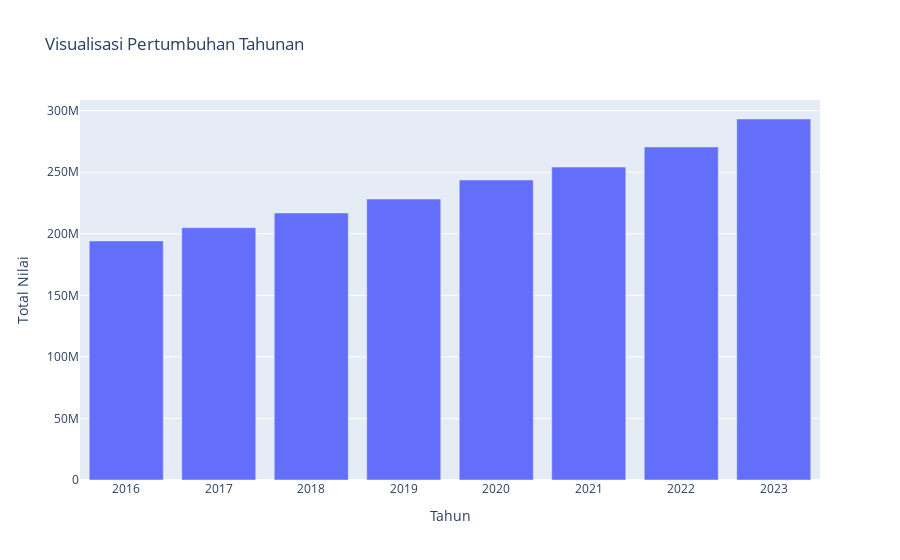

Notebook source saved alongside this figure:
### Code cell
import plotly.express as px

# Mengubah DataFrame total ke dalam format yang sesuai untuk plot
df_plot = total.transpose().reset_index()
df_plot.columns = ['Tahun', 'Total Nilai']

# Membuat barplot untuk visualisasi pertumbuhan dari DataFrame 'total'
fig = px.bar(df_plot, x='Tahun', y='Total Nilai', 
             labels={'x': 'Tahun', 'y': 'Total Nilai'},
             title='Visualisasi Pertumbuhan Tahunan')

# Menampilkan grafik
fig.show()

### Figure 1 — Plotly figure (JSON) as saved in the notebook; plotly's stock layout.template omitted (floating-point values rounded to 4 significant figures)
{"data": [{"alignmentgroup": "True", "hovertemplate": "Tahun=%{x}<br>Total Nilai=%{y}<extra></extra>", "legendgroup": "", "marker": {"color": "#636efa", "pattern": {"shape": ""}}, "name": "", "offsetgroup": "", "orientation": "v", "showlegend": false, "textposition": "auto", "type": "bar", "x": ["2016", "2017", "2018", "2019", "2020", "2021", "2022", "2023"], "xaxis": "x", "y": [194230805, 204993280, 216955119, 228221552, 243718673, 254213208, 270550986, 293286632], "yaxis": "y"}], "layout": {"autosize": true, "barmode": "relative", "legend": {"tracegroupgap": 0}, "title": {"text": "Visualisasi Pertumbuhan Tahunan"}, "xaxis": {"anchor": "y", "autorange": true, "domain": [0, 1], "range": [-0.5, 7.5], "title": {"text": "Tahun"}, "type": "category"}, "yaxis": {"anchor": "x", "autorange": true, "domain": [0, 1], "range": [0, 308700000.0], "title": {"text": "Total Nilai"}, "type": "linear"}}}
